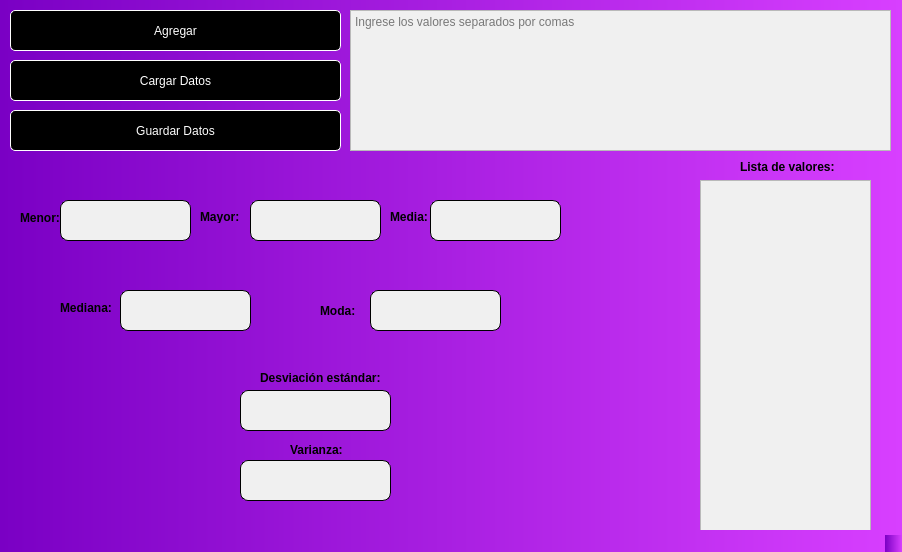
<?xml version="1.0" encoding="UTF-8"?>
<ui version="4.0">
 <class>MainWindow</class>
 <widget class="QMainWindow" name="MainWindow">
  <property name="geometry">
   <rect>
    <x>0</x>
    <y>0</y>
    <width>902</width>
    <height>552</height>
   </rect>
  </property>
  <property name="windowTitle">
   <string>MainWindow</string>
  </property>
  <property name="styleSheet">
   <string notr="true">background-color: qlineargradient(spread:pad, x1:0, y1:0, x2:1, y2:0, stop:0 rgba(122, 0, 196, 255), stop:1 rgba(216, 63, 255, 255));</string>
  </property>
  <widget class="QWidget" name="centralwidget">
   <widget class="QPushButton" name="btn_guardar">
    <property name="geometry">
     <rect>
      <x>10</x>
      <y>110</y>
      <width>331</width>
      <height>41</height>
     </rect>
    </property>
    <property name="styleSheet">
     <string notr="true">border-style: solid;
border-width: 1px;
border-color: rgb(255, 255, 255);
background-color: rgb(0, 0, 0);
color: rgb(255, 255, 255);
border-radius: 5px;</string>
    </property>
    <property name="text">
     <string>Guardar Datos</string>
    </property>
   </widget>
   <widget class="QLineEdit" name="txt_mayor">
    <property name="geometry">
     <rect>
      <x>250</x>
      <y>200</y>
      <width>131</width>
      <height>41</height>
     </rect>
    </property>
    <property name="styleSheet">
     <string notr="true">border-style: solid;
border-width: 1px;
border-radius: 8px;
background-color: rgb(240, 240, 240);</string>
    </property>
   </widget>
   <widget class="QTextEdit" name="txt_valores">
    <property name="geometry">
     <rect>
      <x>350</x>
      <y>10</y>
      <width>541</width>
      <height>141</height>
     </rect>
    </property>
    <property name="styleSheet">
     <string notr="true">background-color: rgb(240, 240, 240);</string>
    </property>
    <property name="placeholderText">
     <string>Ingrese los valores separados por comas</string>
    </property>
   </widget>
   <widget class="QLineEdit" name="txt_desviacion">
    <property name="geometry">
     <rect>
      <x>240</x>
      <y>390</y>
      <width>151</width>
      <height>41</height>
     </rect>
    </property>
    <property name="styleSheet">
     <string notr="true">border-style: solid;
border-width: 1px;
border-radius: 8px;
background-color: rgb(240, 240, 240);</string>
    </property>
   </widget>
   <widget class="QPushButton" name="btn_cargar">
    <property name="geometry">
     <rect>
      <x>10</x>
      <y>60</y>
      <width>331</width>
      <height>41</height>
     </rect>
    </property>
    <property name="styleSheet">
     <string notr="true">border-style: solid;
border-width: 1px;
border-color: rgb(255, 255, 255);
background-color: rgb(0, 0, 0);
color: rgb(255, 255, 255);
border-radius: 5px;</string>
    </property>
    <property name="text">
     <string>Cargar Datos</string>
    </property>
   </widget>
   <widget class="QLabel" name="lbl_lista">
    <property name="geometry">
     <rect>
      <x>740</x>
      <y>160</y>
      <width>892</width>
      <height>13</height>
     </rect>
    </property>
    <property name="font">
     <font>
      <weight>75</weight>
      <italic>false</italic>
      <bold>true</bold>
      <underline>false</underline>
      <strikeout>false</strikeout>
     </font>
    </property>
    <property name="styleSheet">
     <string notr="true">background: transparent;
</string>
    </property>
    <property name="text">
     <string>Lista de valores:</string>
    </property>
   </widget>
   <widget class="QLineEdit" name="txt_menor">
    <property name="geometry">
     <rect>
      <x>60</x>
      <y>200</y>
      <width>131</width>
      <height>41</height>
     </rect>
    </property>
    <property name="styleSheet">
     <string notr="true">border-style: solid;
border-width: 1px;
border-radius: 8px;
background-color: rgb(240, 240, 240);</string>
    </property>
   </widget>
   <widget class="QLabel" name="lbl_desviacion">
    <property name="geometry">
     <rect>
      <x>260</x>
      <y>370</y>
      <width>161</width>
      <height>16</height>
     </rect>
    </property>
    <property name="font">
     <font>
      <weight>75</weight>
      <italic>false</italic>
      <bold>true</bold>
      <underline>false</underline>
      <strikeout>false</strikeout>
     </font>
    </property>
    <property name="styleSheet">
     <string notr="true">background: transparent;
</string>
    </property>
    <property name="text">
     <string>Desviación estándar:</string>
    </property>
   </widget>
   <widget class="QTextEdit" name="txt_lista">
    <property name="geometry">
     <rect>
      <x>700</x>
      <y>180</y>
      <width>171</width>
      <height>371</height>
     </rect>
    </property>
    <property name="styleSheet">
     <string notr="true">background-color: rgb(240, 240, 240);</string>
    </property>
   </widget>
   <widget class="QLineEdit" name="txt_media">
    <property name="geometry">
     <rect>
      <x>430</x>
      <y>200</y>
      <width>131</width>
      <height>41</height>
     </rect>
    </property>
    <property name="styleSheet">
     <string notr="true">border-style: solid;
border-width: 1px;
border-radius: 8px;
background-color: rgb(240, 240, 240);</string>
    </property>
   </widget>
   <widget class="QPushButton" name="btn_agregar">
    <property name="enabled">
     <bool>true</bool>
    </property>
    <property name="geometry">
     <rect>
      <x>10</x>
      <y>10</y>
      <width>331</width>
      <height>41</height>
     </rect>
    </property>
    <property name="font">
     <font>
      <kerning>true</kerning>
     </font>
    </property>
    <property name="statusTip">
     <string/>
    </property>
    <property name="accessibleDescription">
     <string/>
    </property>
    <property name="styleSheet">
     <string notr="true">border-style: solid;
border-width: 1px;
border-color: rgb(255, 255, 255);
background-color: rgb(0, 0, 0);
color: rgb(255, 255, 255);
border-radius: 5px;</string>
    </property>
    <property name="text">
     <string>Agregar</string>
    </property>
   </widget>
   <widget class="QLabel" name="lbl_mayor">
    <property name="geometry">
     <rect>
      <x>200</x>
      <y>210</y>
      <width>892</width>
      <height>13</height>
     </rect>
    </property>
    <property name="font">
     <font>
      <weight>75</weight>
      <bold>true</bold>
     </font>
    </property>
    <property name="styleSheet">
     <string notr="true">background: transparent;
</string>
    </property>
    <property name="text">
     <string>Mayor:</string>
    </property>
   </widget>
   <widget class="QLineEdit" name="txt_mediana">
    <property name="geometry">
     <rect>
      <x>120</x>
      <y>290</y>
      <width>131</width>
      <height>41</height>
     </rect>
    </property>
    <property name="styleSheet">
     <string notr="true">border-style: solid;
border-width: 1px;
border-radius: 8px;
background-color: rgb(240, 240, 240);</string>
    </property>
   </widget>
   <widget class="QLabel" name="lbl_menor">
    <property name="geometry">
     <rect>
      <x>20</x>
      <y>210</y>
      <width>211</width>
      <height>16</height>
     </rect>
    </property>
    <property name="font">
     <font>
      <weight>75</weight>
      <bold>true</bold>
     </font>
    </property>
    <property name="styleSheet">
     <string notr="true">background: transparent;
</string>
    </property>
    <property name="text">
     <string>Menor:</string>
    </property>
   </widget>
   <widget class="QLabel" name="lbl_mediana">
    <property name="geometry">
     <rect>
      <x>60</x>
      <y>300</y>
      <width>141</width>
      <height>16</height>
     </rect>
    </property>
    <property name="font">
     <font>
      <weight>75</weight>
      <italic>false</italic>
      <bold>true</bold>
      <underline>false</underline>
      <strikeout>false</strikeout>
     </font>
    </property>
    <property name="styleSheet">
     <string notr="true">background: transparent;
</string>
    </property>
    <property name="text">
     <string>Mediana:</string>
    </property>
   </widget>
   <widget class="QLabel" name="lbl_varianza">
    <property name="geometry">
     <rect>
      <x>290</x>
      <y>440</y>
      <width>251</width>
      <height>20</height>
     </rect>
    </property>
    <property name="font">
     <font>
      <weight>75</weight>
      <italic>false</italic>
      <bold>true</bold>
      <underline>false</underline>
      <strikeout>false</strikeout>
     </font>
    </property>
    <property name="styleSheet">
     <string notr="true">background: transparent;
</string>
    </property>
    <property name="text">
     <string>Varianza:</string>
    </property>
   </widget>
   <widget class="QLabel" name="lbl_moda">
    <property name="geometry">
     <rect>
      <x>320</x>
      <y>300</y>
      <width>111</width>
      <height>21</height>
     </rect>
    </property>
    <property name="font">
     <font>
      <weight>75</weight>
      <italic>false</italic>
      <bold>true</bold>
      <underline>false</underline>
      <strikeout>false</strikeout>
     </font>
    </property>
    <property name="styleSheet">
     <string notr="true">background: transparent;
</string>
    </property>
    <property name="text">
     <string>Moda:</string>
    </property>
   </widget>
   <widget class="QLabel" name="lbl_media">
    <property name="geometry">
     <rect>
      <x>390</x>
      <y>210</y>
      <width>892</width>
      <height>13</height>
     </rect>
    </property>
    <property name="font">
     <font>
      <weight>75</weight>
      <italic>false</italic>
      <bold>true</bold>
      <underline>false</underline>
      <strikeout>false</strikeout>
     </font>
    </property>
    <property name="styleSheet">
     <string notr="true">background: transparent;
</string>
    </property>
    <property name="text">
     <string>Media:</string>
    </property>
   </widget>
   <widget class="QLineEdit" name="txt_moda">
    <property name="geometry">
     <rect>
      <x>370</x>
      <y>290</y>
      <width>131</width>
      <height>41</height>
     </rect>
    </property>
    <property name="styleSheet">
     <string notr="true">border-style: solid;
border-width: 1px;
border-radius: 8px;
background-color: rgb(240, 240, 240);</string>
    </property>
   </widget>
   <widget class="QLineEdit" name="txt_varianza">
    <property name="geometry">
     <rect>
      <x>240</x>
      <y>460</y>
      <width>151</width>
      <height>41</height>
     </rect>
    </property>
    <property name="styleSheet">
     <string notr="true">border-style: solid;
border-width: 1px;
border-radius: 8px;
background-color: rgb(240, 240, 240);</string>
    </property>
   </widget>
  </widget>
  <widget class="QMenuBar" name="menubar">
   <property name="geometry">
    <rect>
     <x>0</x>
     <y>0</y>
     <width>902</width>
     <height>21</height>
    </rect>
   </property>
  </widget>
  <widget class="QStatusBar" name="statusbar"/>
 </widget>
 <resources/>
 <connections/>
</ui>
